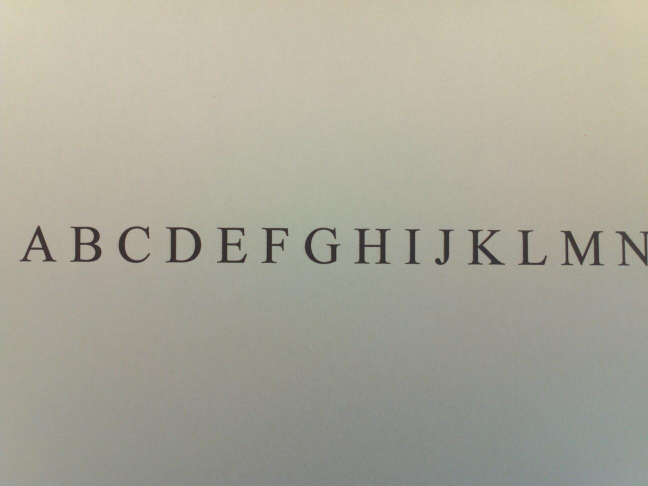
%> input picture Correlation Filter Matlab Code and Java Translation Code/Correlation Filters/in1.jpg, 1296 x 972 px (shown at 1/2 size)
$ octave --eval "result = segment(imread('in1.jpg'));"   (GNU Octave 9; MATLAB toolbox functions it lacks are replaced by stand-ins)
%> lines starting %> are read from the running program, lines starting %| are printed output that depends on the picture; in (x1, y1, x2, y2) boxes, pixels count from 0 and x2, y2 are one past the last pixel; in counts of white or black regions, pixels touching at a corner belong together; the program's own positions count from 1
% Spring 2012, 18-551 Project
% Segmentation script
% James Chun, jtchun@andrew.cmu.edu


function [charsBW charsGray ave stdev] = segment(img)
imgray = rgb2gray(img);
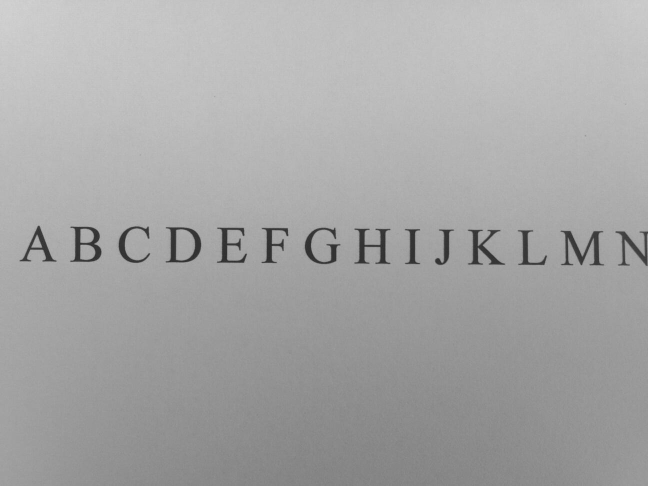
%> imgray: size 972x1296 uint8 (shown at 1/2 size); min 32, max 212, mean 166.5
imgbin = ~im2bw(imgray);
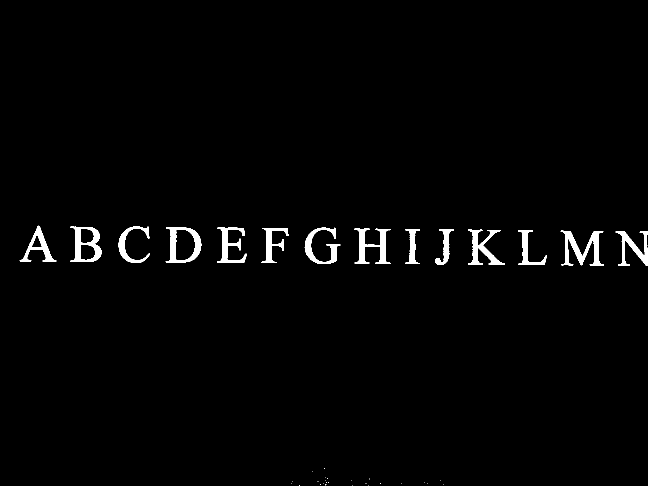
%> imgbin: size 972x1296 logical (shown at 1/2 size); 1.7% white; 39 white regions (25 under 20 px)

[image num] = bwlabel(imgbin);
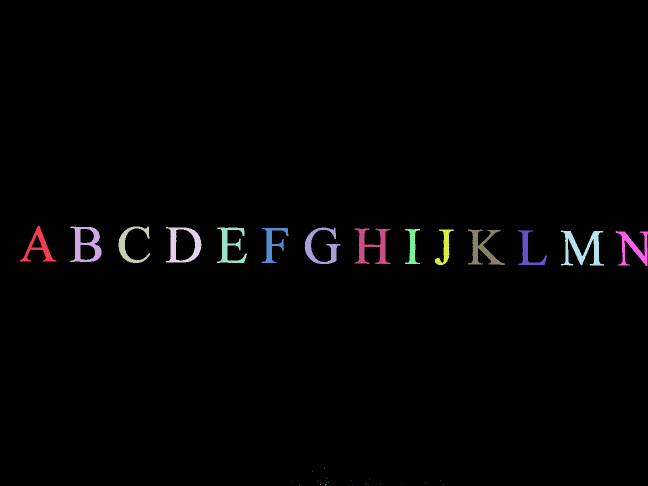
%> image: size 972x1296 double (shown at 1/2 size); 40 distinct labels, from 0 to 39; one colour per label, 0 black
%> num = 39
stats = regionprops(image, 'BoundingBox');
%> stats = 39 regions; largest, box (x1, y1, x2, y2): (1121, 461, 1208, 531), (39, 451, 113, 523), (609, 455, 681, 528), (936, 459, 1010, 530), (331, 454, 403, 525)
imgray = histeq(imgray); % For grayscale
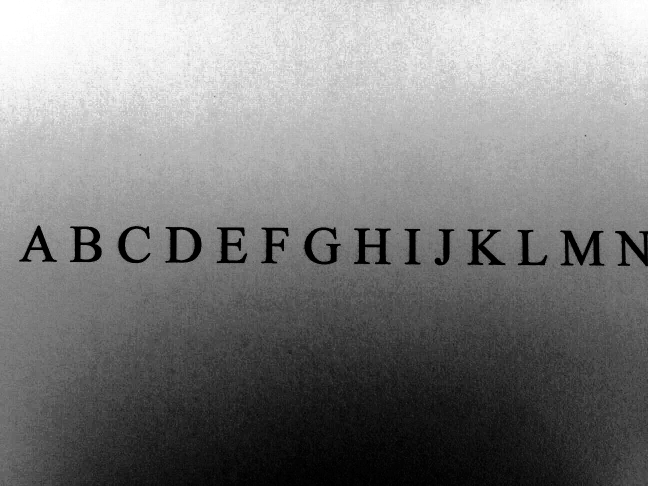
%> imgray: size 972x1296 uint8 (shown at 1/2 size); min 0, max 255, mean 127.5

charsBW = {};
charsGray = {};
charCnt = 0;
cornerPointsX = [];
cornerPointsY = [];
for i = 1:num
    if (stats(i).BoundingBox(3)*stats(i).BoundingBox(4) < 500)
        continue
    end
    charCnt = charCnt + 1;
    cornerPointsX = [cornerPointsX stats(i).BoundingBox(1)];
    cornerPointsY = [cornerPointsY stats(i).BoundingBox(2)];
    charsBW{charCnt} = ~imcrop(imgbin, stats(i).BoundingBox);
    charsGray{charCnt} = imcrop(imgray, stats(i).BoundingBox);
end
%> this loop made 39 passes
%> (cornerPointsX, cornerPointsY) on passes 1 to 6: (39.5, 451.5), ([39.5 140.5], [451.5 453.5]), ([39.5 140.5 237.5], [451.5 453.5 453.5]), ([39.5 140.5 237.5 331.5], [451.5 453.5 453.5 454.5]), ([39.5 140.5 237.5 331.5 434.5], [451.5 453.5 453.5 454.5 455.5]), ([39.5 140.5 237.5 331.5 434.5 523.5], [451.5 453.5 453.5 454.5 455.5 456.5])
%> cornerPointsX on pass 33: [39.5 140.5 237.5 331.5 434.5 523.5 609.5 709.5 810.5 870.5]
%> after the loop, charsBW = 14 items; charsGray = 14 items

% Getting the areas
areas = zeros(length(charsBW), 1);
for i = 1:length(charsBW)
    croppedImg = charsBW{i};
    [a b] = size(croppedImg);
    areas(i) = a*b;
end
%> this loop made 14 passes
%> (a, b) on passes 1 to 12: (73, 75), (72, 64), (74, 64), (72, 73), (72, 61), (71, 55), (74, 73), (72, 73), (71, 31), (72, 39), (72, 75), (71, 59)
%> pass 1, in segment, `croppedImg = charsBW{i};`:
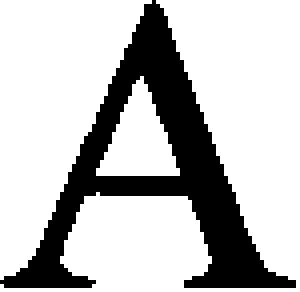
%> croppedImg: size 73x75 logical (shown 4 times larger); 74.8% white; 1 black region, box (x1, y1, x2, y2) and area: (0, 0, 74, 72) 1380
%> pass 2, in segment, `croppedImg = charsBW{i};`:
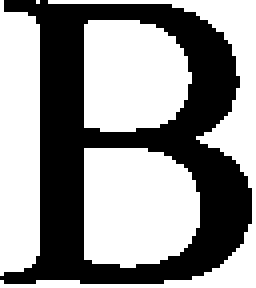
%> croppedImg: size 72x64 logical (shown 4 times larger); 57.7% white; 1 black region, box (x1, y1, x2, y2) and area: (0, 0, 63, 71) 1950
%> pass 3, in segment, `croppedImg = charsBW{i};`:
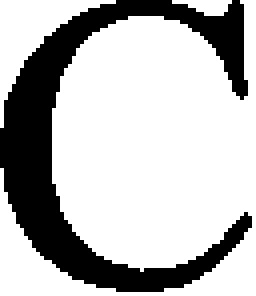
%> croppedImg: size 74x64 logical (shown 4 times larger); 72.8% white; 1 black region, box (x1, y1, x2, y2) and area: (0, 0, 63, 73) 1289
%> after the loop, areas = [5475; 4608; 4736; 5256; 4392; 3905; 5402; 5256; 2201; 2808; 5400; 4189; 6248; 4615]

% Getting a straight line of text
% Remove those that are not near the line
p = polyfit(cornerPointsX, cornerPointsY, 1);
%> p = [0.00873 451.5]
p1 = [0 p(2)];
%> p1 = [0 451.5]
p2 = [-1*p(1)/p(2) 0];
%> p2 = [-1.93e-05 0]

% If differs by some margin, remove
stdev = std(areas);
%> stdev = 1085
ave = mean(areas);
%> ave = 4606.5
for i = 1:length(charsBW)
    d = abs(cornerPointsY(i) - p1(1)*cornerPointsX(i) - p2(2)) / sqrt(p1(1) * p1(1) + 1);
    if ((abs(areas(i) - ave) > 4*stdev) || d > ave)
        charsBW{i} = [];
        charsGray{i} = [];
    else
        charsBW{i} = imresize(charsBW{i}, [128 128]);
        charsGray{i} = imresize(charsGray{i}, [128 128]);
    end
end
%> this loop made 14 passes
%> d on passes 1 to 12: 451.5, 453.5, 453.5, 454.5, 455.5, 456.5, 455.5, 457.5, 458.5, 459.5, 459.5, 460.5
%> `result = segment(imread('in1.jpg'));`: result = 14 items

charsBW = charsBW(~cellfun(@isempty, charsBW));
charsGray = charsGray(~cellfun(@isempty, charsGray));
end
